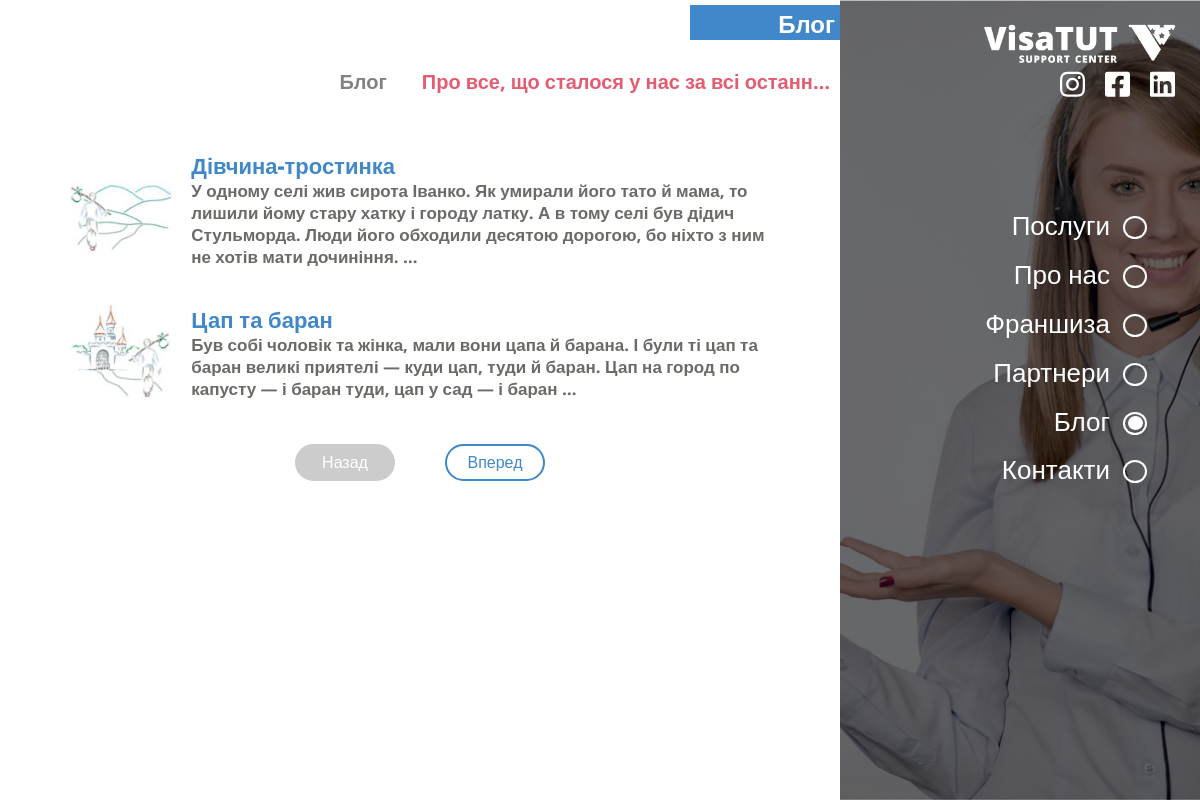
/blog/about_all/, run on an earlier commit of the app's database.
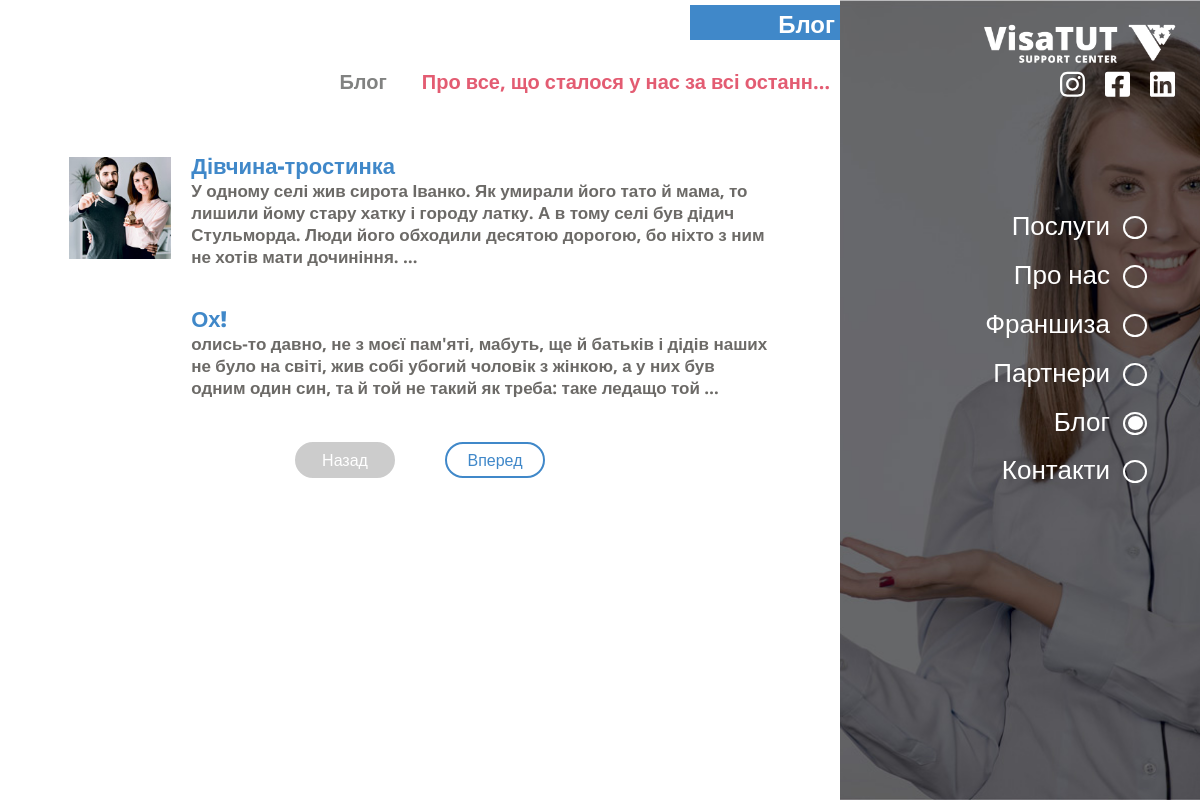
And on a later commit of the database.
### project/blog/models.py (models this page shows, shortened)
class Post(MetaData):
    title           = models.CharField(verbose_name='Заголовок', max_length=150, blank=True, null=True)
    image           = models.ImageField(verbose_name='Зображення', blank=True, null=True)
    text            = HTMLField(verbose_name='Текст', blank=True, null=True)
    post_category   = models.ForeignKey(verbose_name='Відноситься до категорії', to='PostCategory', blank=True, null=True, on_delete=models.CASCADE, related_name='post_categories')
    updated         = models.DateTimeField(verbose_name='Змінено', auto_now=True)
    def get_image_url(self):
        url = ''
        if self.image: url = self.image.url
        return url
    class Meta:
        verbose_name = 'Пост'
        verbose_name_plural = 'Пости'

### project/views.py (the view)
# urls.py: path('blog/<slug>/',       blog,              name='blog'),
def blog(request, slug):
    post_category   = PostCategory.objects.get(slug=slug)
    posts           = Post.objects.filter(post_category=post_category).order_by('-updated')
    paginator       = Paginator(posts, 2)
    page_number     = request.GET.get('page', 1)
    page            = paginator.get_page(page_number)
    is_paginated    = page.has_other_pages()
    prev_url        = ''
    next_url        = ''
    if page.has_previous():
        prev_url = f'{page.previous_page_number()}'
    if page.has_next():
        next_url = f'{page.next_page_number()}'
    return render(request, 'blog.html', locals())

### templates/blog.html (shortened to what this page needs)
<!DOCTYPE html>
<html lang="en">
<head>
	<link rel="stylesheet" href="/static/css/style.css">
</head>
<body class="services_fixed blog_fixed">
	<div class="nav-bar">
		<a class="logo_link" href="#">
			<div class="logo-wrap">
				<img src="/static/img/logo.png" alt="">
			</div>
		</a>
		<div class="hidden_nav-bar">
			<div data-index="2" data-menuanchor="secondPage" class="hidden_name slide psevdo_link">
				<div class="psevdo_point">
					<div class="psevdo_sub-point">
					</div>
				</div>
				<a href="#secondPage">
					Послуги
				</a>
			</div>
			<div data-index="3" data-menuanchor="3thPage" class="hidden_name slide psevdo_link">
				<div class="psevdo_point">
					<div class="psevdo_sub-point">
					</div>
				</div>
				<a href="#3thPage">
					Про нас
				</a>
			</div>
			<div data-index="4" data-menuanchor="4thpage" class="hidden_name slide psevdo_link">
				<div class="psevdo_point">
					<div class="psevdo_sub-point">
					</div>
				</div>
				<a href="#4thpage">
					Франшиза
				</a>
			</div>
			<div data-index="5" data-menuanchor="5thpage" class="hidden_name slide psevdo_link">
				<div class="psevdo_point">
					<div class="psevdo_sub-point">
					</div>
				</div>
				<a href="#5thpage">
					Партнери
				</a>
			</div>
			<div data-index="6" data-menuanchor="6thpage" class="hidden_name slide psevdo_link">
				<div class="psevdo_point">
					<div class="psevdo_sub-point psevdo_sub-point_active">
					</div>
				</div>
				<a href="#6thpage">
					Блог
				</a>
			</div>
			<div data-index="7" data-menuanchor="7thpage" class="hidden_name slide psevdo_link">
				<div class="psevdo_point">
					<div class="psevdo_sub-point">
					</div>
				</div>
				<a href="#7thpage">
					Контакти
				</a>
			</div>
		</div>
		  <div class="sociate-block">
			<div class="sociate-prof">
			</div>
			<div class="sociate-prof">
			</div>
			<div class="sociate-prof">
			</div>
		</div>
	</div>
		<section id="sect2" class="sect_name section sect2 services2">
			<div class="default-block">
				<div class="default-content">
					<div class="main__title">
						<h1 class="title_name">
							Блог
						</h1>
					</div>
					<div class="mini-navigation-block">
						<div data-scheme="102" class="nav_name nav_name_blog ">
							Блог
						</div>
						<div class="nav_name nav_name_blog nav_name_active">
							{{ post_category.title|truncatechars_html:40 }}
						</div>
					</div>
					<div class="blog-block normalScroll">
						{% for post in page %}
						<a href="{% url 'post' post_category.slug post.id  %}" class="a_link_blog">
							<div class="blog-prof">
								<div class="blog-img">
									<img src="{{ post.get_image_url }}" alt="{{ post.img_alt }}">
								</div>
								<div class="blog-text">
									<div class="blog__title">
										{{ post.title }}
									</div>
									{{ post.text|truncatewords_html:40|striptags|safe }}
								</div>
							</div>
						</a>
						{% endfor %}
						<div class="nav_bottom-block">
							{% if is_paginated %}
							<a href='{% if prev_url %}?page={{ prev_url }}{% endif %}' class="first_nav all_bottom_nav {% if not prev_url %} all_bottom_nav_inactive {% endif %}">
								Назад
							</a>
							<a href='{% if next_url %}?page={{ next_url }}{% endif %}' class="first_nav all_bottom_nav {% if not next_url %} all_bottom_nav_inactive {% endif %}">
								Вперед
							</a>
							{% endif %}
						</div>
					</div>
				</div>
				<div class="default-image default-image-1">
				</div>
			</div>
		</section>
</body>
</html>

What changed in the data, as far as the page shows it:
no longer on this page (row unchanged): Post: get_image_url (picture), title "Цап та баран", text "Був собі чоловік та жінка, мали вони цапа й барана. І були ті цап та баран великі приятелі — куди цап, туди й баран. Цап на город по капусту — і баран туди, цап у сад — і баран …"
changed Post "Дівчина-тростинка": get_image_url: a different picture
now on this page (row edited): Post: title "Ох!", text "олись-то давно, не з моєї пам'яті, мабуть, ще й батьків і дідів наших не було на світі, жив собі убогий чоловік з жінкою, а у них був одним один син, та й той не такий як треба: таке ледащо той …"
